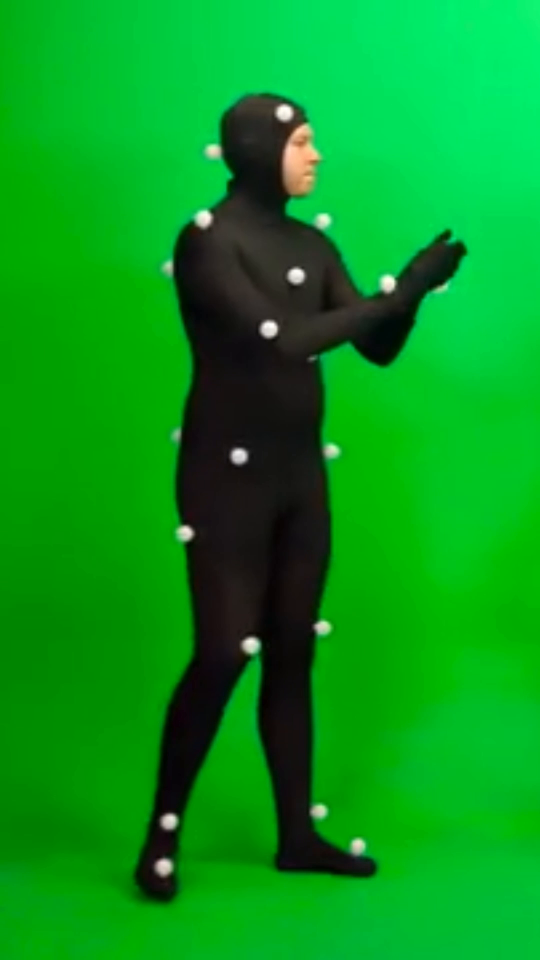
#> input picture frame 9 of data/v01.mp4, 1080 x 1920 px (shown at 1/2 size)
$ jupyter execute 01_get_trajectories.ipynb   (shell and % lines are left out)
#> lines starting #> are read from the running program, lines starting #| are printed output that depends on the picture; after the words box and inside, x2 and y2 are one past the last pixel; in counts of white or black regions, pixels touching at a corner belong together; long printed decimals are rounded
## 1. Imports

[cell 1]
import cv2
import numpy as np
from scipy.optimize import linear_sum_assignment

## 2. Setup

[cell 2]
VIDEO_PATH = r"C:\projects\motion-capture-project\data\v01.mp4"

MIN_AREA = 20
MAX_AREA = 2000
MAX_DISTANCE = 50

LOWER_WHITE = np.array([0, 0, 180])
UPPER_WHITE = np.array([180, 80, 255])

## 3. Function to detect markers

[cell 3]
def detect_markers(frame):
    hsv = cv2.cvtColor(frame, cv2.COLOR_BGR2HSV)

    mask = cv2.inRange(hsv, LOWER_WHITE, UPPER_WHITE)

    kernel = np.ones((5, 5), np.uint8)

    mask = cv2.morphologyEx(mask, cv2.MORPH_OPEN, kernel)
    mask = cv2.morphologyEx(mask, cv2.MORPH_CLOSE, kernel)

    num_labels, labels, stats, centroids = cv2.connectedComponentsWithStats(mask)

    detections = []

    for label in range(1, num_labels):
        x, y, w, h, area = stats[label]

        if area < MIN_AREA:
            continue

        if area > MAX_AREA:
            continue

        cx, cy = centroids[label]
        detections.append([cx, cy])

    return np.array(detections, dtype=np.float32), mask

## 4. Test detection on the first frame

[cell 4]
cap = cv2.VideoCapture(VIDEO_PATH)

ok, frame = cap.read()
#> frame is the input picture: shape (1920, 1080, 3); mean B, G, R 28.4, 151.4, 6.4
cap.release()

detections, mask = detect_markers(frame)
#> in detect_markers, `hsv = cv2.cvtColor(frame, cv2.COLOR_BGR2HSV)`: hsv: shape (1920, 1080, 3); mean H, S, V 62.5, 223, 152
#> in detect_markers, `mask = cv2.inRange(hsv, LOWER_WHITE, UPPER_WHITE)`:
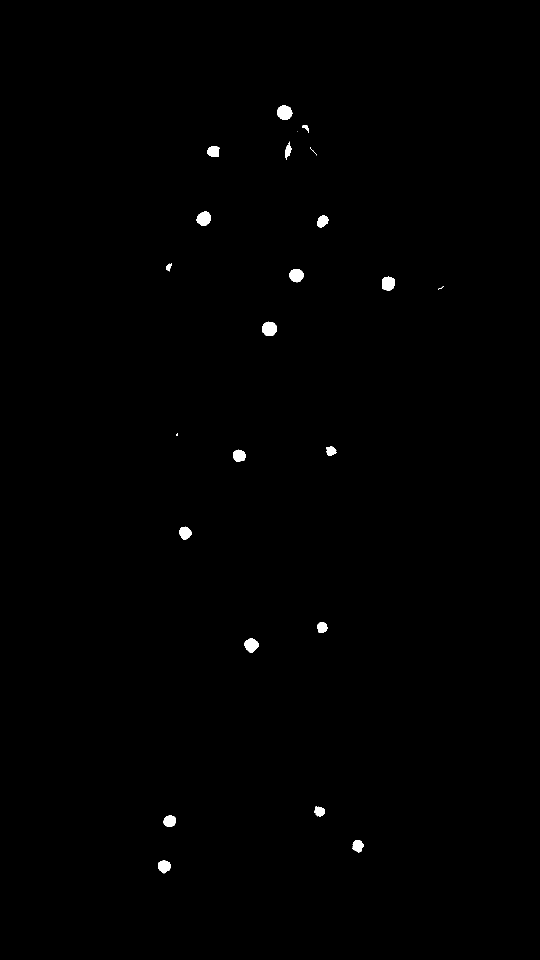
#> mask: shape (1920, 1080) (shown at 1/2 size); 0.41% white; 27 white regions (7 under 20 px), largest, box (x1, y1, x2, y2) and area: (554, 210, 585, 240) 692, (524, 643, 554, 672) 667, (392, 423, 422, 452) 630
#> in detect_markers, `mask = cv2.morphologyEx(mask, cv2.MORPH_OPEN, kernel)`: mask: shape (1920, 1080); 0.4% white; 19 white regions, largest, box (x1, y1, x2, y2) and area: (554, 211, 584, 240) 686, (525, 644, 554, 672) 663, (394, 423, 422, 452) 625
#> in detect_markers, `num_labels, labels, stats, centroids = cv2.connectedComponentsWithStat..`: labels: shape (1920, 1080) int32; 20 distinct labels, from 0 to 19
#> in detect_markers, `num_labels, labels, stats, centroids = cv2.connectedComponentsWithStat..`: num_labels = 20; stats = 20 rows, first 6: [0, 0, 1080, 1920, 2065337], [554, 211, 30, 29, 686], [606, 250, 10, 8, 65], [571, 291, 11, 23, 206], [414, 292, 24, 22, 451], [394, 423, 28, 29, 625]; centroids = 20 rows, first 8: [539.5, 959.9], [568.7, 224.8], [610.8, 253.5], [575.9, 301.9], [426.4, 302.6], [407.5, 436.8], [644.6, 442], [336.6, 533.7]
#> the loop in detect_markers, `for label in range(1, num_labels):` made 19 passes
#> (x, y, w, h, area, cx, cy) on passes 1 to 12: (554, 211, 30, 29, 686, 568.7, 224.8), (606, 250, 10, 8, 65, 610.8, 253.5), (571, 291, 11, 23, 206, 575.9, 301.9), (414, 292, 24, 22, 451, 426.4, 302.6), (394, 423, 28, 29, 625, 407.5, 436.8), (634, 430, 22, 25, 417, 644.6, 442), (332, 528, 10, 12, 100, 336.6, 533.7), (579, 538, 28, 26, 593, 592.5, 550.5), (764, 554, 26, 27, 608, 776, 566.6), (525, 644, 29, 28, 663, 538.6, 657.3), (654, 893, 18, 19, 284, 661.8, 901.8), (466, 900, 25, 23, 481, 477.9, 911.1)
#> after the loop in detect_markers, `for label in range(1, num_labels):`: detections = 19 items, first 6: [568.7, 224.8], [610.8, 253.5], [575.9, 301.9], [426.4, 302.6], [407.5, 436.8], [644.6, 442]
#> detections = 19 rows, first 8: [568.7, 224.8], [610.8, 253.5], [575.9, 301.9], [426.4, 302.6], [407.5, 436.8], [644.6, 442], [336.6, 533.7], [592.5, 550.5]

print("Detecciones:", len(detections))
#| Detecciones: 19
print(detections[:10])
#| [[568.742   224.797]
#|  [610.7846  253.477]
#|  [575.8641  301.893]
#|  [426.366 302.6142 ]
#|  [407.4784  436.8128 ]
#|  [644.5731  442.0024 ]
#|  [336.57    533.71   ]
#|  [592.477 550.5059 ]
#|  [776.015 566.5559 ]
#|  [538.6229  657.2896 ]]

## 5. View detections

[cell 5]
debug = frame.copy()

for x, y in detections:
    cv2.circle(debug, (int(x), int(y)), 6, (0, 0, 255), 2)
#> this loop made 19 passes
#> (x, y) on passes 1 to 12: (568.7, 224.8), (610.8, 253.5), (575.9, 301.9), (426.4, 302.6), (407.5, 436.8), (644.6, 442), (336.6, 533.7), (592.5, 550.5), (776, 566.6), (538.6, 657.3), (661.8, 901.8), (477.9, 911.1)
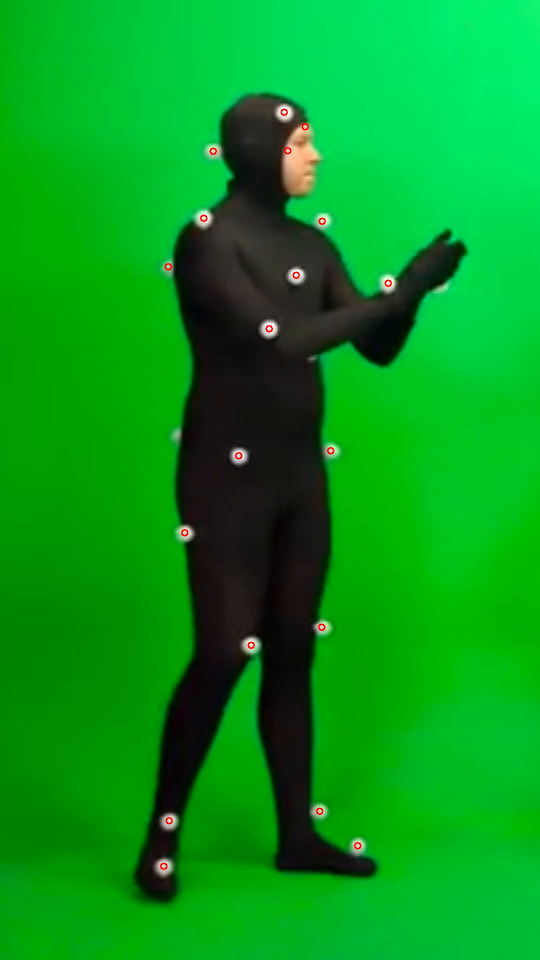
#> debug: shape (1920, 1080, 3) (shown at 1/2 size); 0.1% of pixels changed, all inside (x1, y1, x2, y2) = (320, 217, 784, 1740)

cv2.imwrite("debug_detections_frame0.png", debug)
cv2.imwrite("debug_mask_frame0.png", mask)

print("Saved: debug_detections_frame0.png")
print("Saved: debug_mask_frame0.png")

## 6. Create Kalman

[cell 6]
def create_kalman(x, y):
    kf = cv2.KalmanFilter(4, 2)

    kf.transitionMatrix = np.array([
        [1, 0, 1, 0],
        [0, 1, 0, 1],
        [0, 0, 1, 0],
        [0, 0, 0, 1],
    ], dtype=np.float32)

    kf.measurementMatrix = np.array([
        [1, 0, 0, 0],
        [0, 1, 0, 0],
    ], dtype=np.float32)

    kf.processNoiseCov = np.eye(4, dtype=np.float32) * 0.03
    kf.measurementNoiseCov = np.eye(2, dtype=np.float32) * 1.0
    kf.errorCovPost = np.eye(4, dtype=np.float32)

    kf.statePost = np.array([[x], [y], [0], [0]], dtype=np.float32)

    return kf

## 7. Run full tracking run

[cell 7]
MAX_MISSING_FRAMES = 30

cap = cv2.VideoCapture(VIDEO_PATH)

tracks = []
frame_idx = 0

while True:
    ok, frame = cap.read()
    if not ok:
        break

    detections, mask = detect_markers(frame)
#> the loop in detect_markers (call 2), `for label in range(1, num_labels):` made 19 passes

    if frame_idx == 0:
        for x, y in detections:
            tracks.append({
                "kalman": create_kalman(x, y),
                "history": [[x, y]],
                "missing": 0,
                "active": True
            })
#> after the loop, tracks = 19 items

    else:
        predictions = []

        for track in tracks:
            pred = track["kalman"].predict()
            predictions.append([pred[0, 0], pred[1, 0]])

        predictions = np.array(predictions, dtype=np.float32)

        if len(detections) > 0 and len(predictions) > 0:
            cost = np.zeros((len(predictions), len(detections)), dtype=np.float32)

            for i, pred in enumerate(predictions):
                for j, det in enumerate(detections):
                    cost[i, j] = np.linalg.norm(pred - det)

            rows, cols = linear_sum_assignment(cost)

            assigned_tracks = set()
            assigned_detections = set()

            for r, c in zip(rows, cols):
                if tracks[r]["missing"] > MAX_MISSING_FRAMES:
                    continue

                if cost[r, c] > MAX_DISTANCE:
                    continue

                x, y = detections[c]

                measurement = np.array([[x], [y]], dtype=np.float32)
                tracks[r]["kalman"].correct(measurement)

                tracks[r]["history"].append([x, y])
                tracks[r]["missing"] = 0
                tracks[r]["active"] = True

                assigned_tracks.add(r)
                assigned_detections.add(c)

            for i, track in enumerate(tracks):
                if i not in assigned_tracks:
                    pred = predictions[i]

                    if track["missing"] <= MAX_MISSING_FRAMES:
                        #track["history"].append([pred[0], pred[1]])
                        track["history"].append([np.nan, np.nan])
                        track["missing"] += 1
                        track["active"] = False
                    else:
                        track["history"].append([np.nan, np.nan])

            for j, det in enumerate(detections):
                if j not in assigned_detections:
                    x, y = det

                    tracks.append({
                        "kalman": create_kalman(x, y),
                        "history": [[np.nan, np.nan]] * frame_idx + [[x, y]],
                        "missing": 0,
                        "active": True
                    })

        else:
            for track in tracks:
                pred = track["kalman"].predict()

                if track["missing"] <= MAX_MISSING_FRAMES:
                    #track["history"].append([pred[0, 0], pred[1, 0]])
                    track["history"].append([np.nan, np.nan])
                    track["missing"] += 1
                    track["active"] = False
                else:
                    track["history"].append([np.nan, np.nan])

    frame_idx += 1

cap.release()

print("Frames procesados:", frame_idx)
print("Tracks encontrados:", len(tracks))

$ run again, starting later in the video
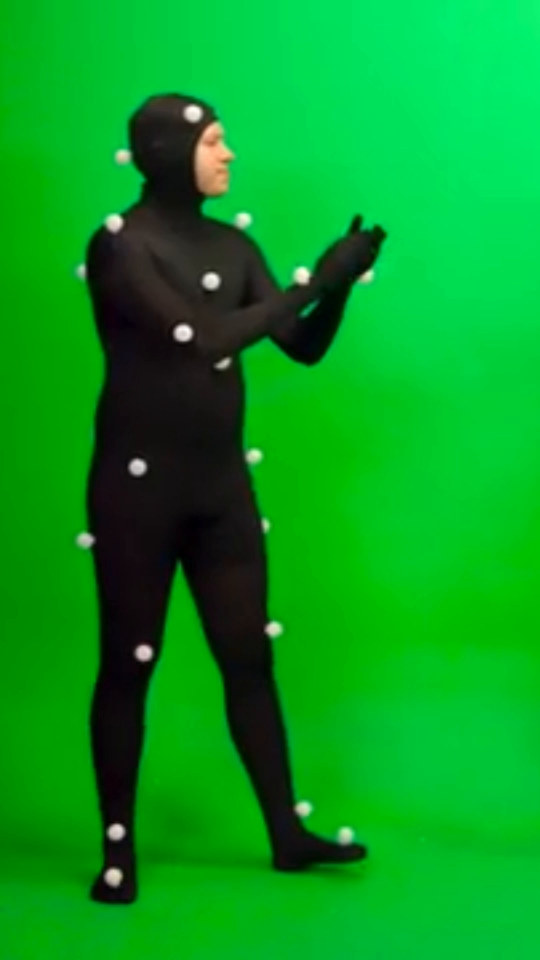
#> input picture frame 40 of data/v01.mp4, 1080 x 1920 px (shown at 1/2 size)
#> frame is the input picture: shape (1920, 1080, 3); mean B, G, R 32.9, 154.2, 6.2
#> hsv: shape (1920, 1080, 3); mean H, S, V 67.1, 223.3, 155
#> in detect_markers, `mask = cv2.inRange(hsv, LOWER_WHITE, UPPER_WHITE)`:
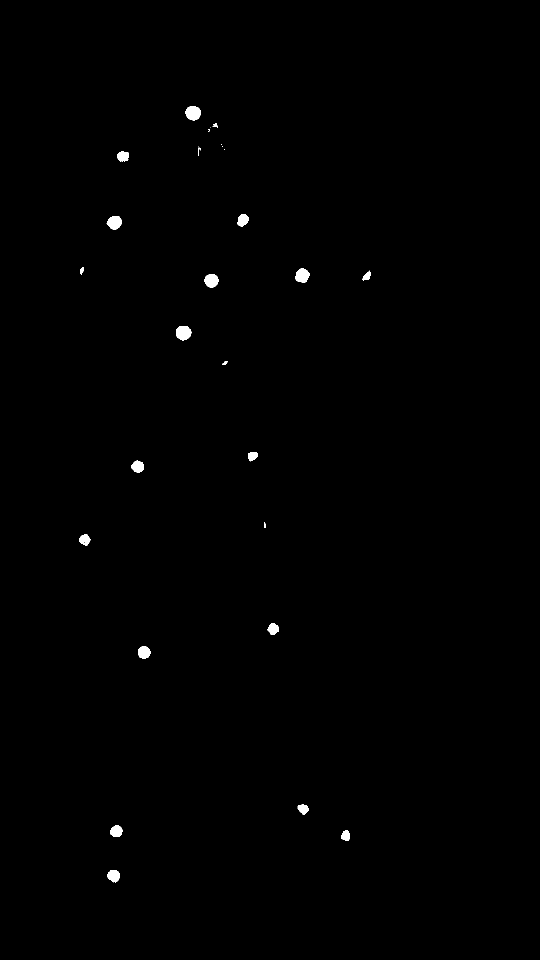
#> mask: shape (1920, 1080) (shown at 1/2 size); 0.39% white; 31 white regions (10 under 20 px), largest, box (x1, y1, x2, y2) and area: (352, 652, 383, 681) 703, (371, 212, 402, 241) 694, (590, 536, 620, 565) 628
#> labels: shape (1920, 1080) int32; 20 distinct labels, from 0 to 19
#> num_labels = 20; stats = 20 rows, first 6: [0, 0, 1080, 1920, 2065818], [371, 213, 31, 28, 690], [428, 248, 6, 6, 36], [234, 302, 23, 20, 385], [475, 428, 23, 25, 436], [214, 432, 29, 27, 616]; centroids = 20 rows, first 8: [540.1, 959.9], [386, 225.9], [430.5, 250.5], [245.5, 312], [485.6, 439.7], [228.6, 444.5], [163.3, 540.3], [604.2, 550.6]
#> the loop in detect_markers, `for label in range(1, num_labels):` made 19 passes
#> (x, y, w, h, area, cx, cy) on passes 1 to 8: (371, 213, 31, 28, 690, 386, 225.9), (428, 248, 6, 6, 36, 430.5, 250.5), (234, 302, 23, 20, 385, 245.5, 312), (475, 428, 23, 25, 436, 485.6, 439.7), (214, 432, 29, 27, 616, 228.6, 444.5), (160, 536, 8, 10, 68, 163.3, 540.3), (591, 536, 28, 29, 622, 604.2, 550.6), (726, 544, 16, 16, 187, 734.1, 552.2)
#> after the loop in detect_markers, `for label in range(1, num_labels):`: detections = 19 items, first 6: [386, 225.9], [430.5, 250.5], [245.5, 312], [485.6, 439.7], [228.6, 444.5], [163.3, 540.3]
#> `detections, mask = detect_markers(frame)`: detections = 19 rows, first 8: [386, 225.9], [430.5, 250.5], [245.5, 312], [485.6, 439.7], [228.6, 444.5], [163.3, 540.3], [604.2, 550.6], [734.1, 552.2]
#| Detecciones: 19
#| [[385.990 225.871]
#|  [430.5     250.5    ]
#|  [245.548 312.013  ]
#|  [485.555 439.681]
#|  [228.615 444.495]
#|  [163.338 540.338]
#> (further printed lines are left out)
#> the loop `for x, y in detections:` made 19 passes
#> after the loop `for x, y in detections:`:
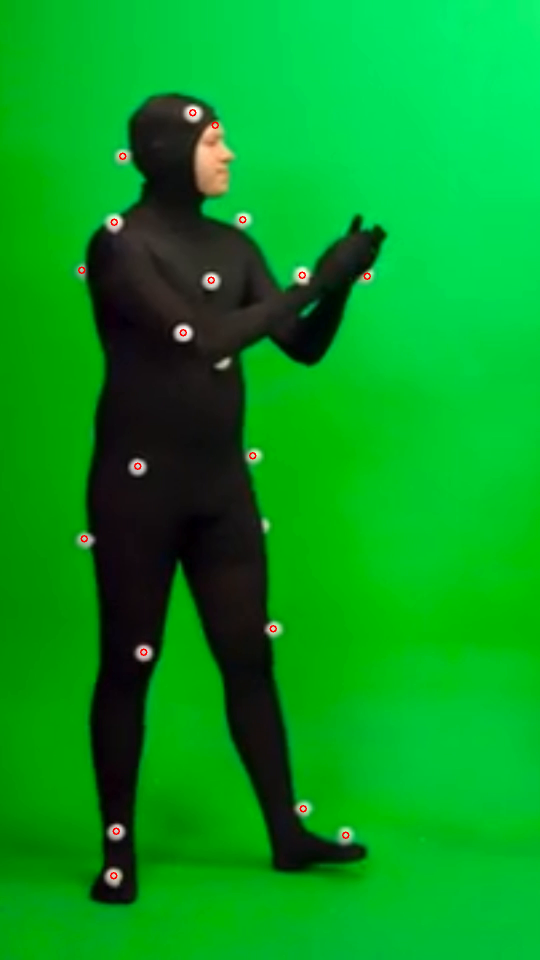
#> debug: shape (1920, 1080, 3) (shown at 1/2 size); 0.1% of pixels changed, all inside (x1, y1, x2, y2) = (156, 218, 742, 1759)
#> the loop in detect_markers (call 2), `for label in range(1, num_labels):` made 19 passes
#> after the loop `for x, y in detections:`: tracks = 19 items

$ run again, starting later in the video
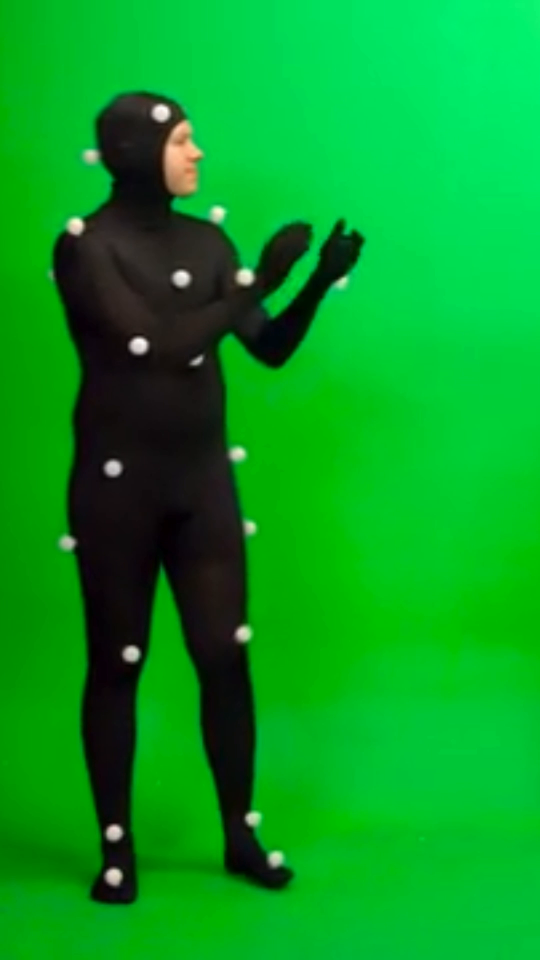
#> input picture frame 72 of data/v01.mp4, 1080 x 1920 px (shown at 1/2 size)
#> frame is the input picture: shape (1920, 1080, 3); mean B, G, R 34.4, 155.3, 6.1
#> hsv: shape (1920, 1080, 3); mean H, S, V 67.5, 224, 156.3
#> in detect_markers, `mask = cv2.inRange(hsv, LOWER_WHITE, UPPER_WHITE)`:
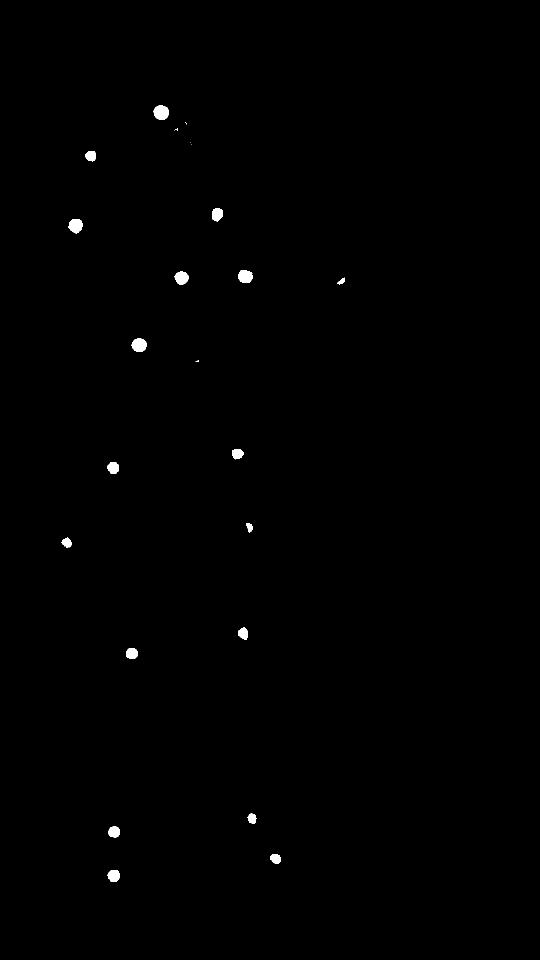
#> mask: shape (1920, 1080) (shown at 1/2 size); 0.37% white; 28 white regions (10 under 20 px), largest, box (x1, y1, x2, y2) and area: (307, 210, 338, 240) 706, (263, 677, 293, 704) 639, (136, 438, 165, 467) 628
#> labels: shape (1920, 1080) int32; 19 distinct labels, from 0 to 18
#> num_labels = 19; stats = 19 rows, first 6: [0, 0, 1080, 1920, 2066084], [308, 211, 30, 29, 698], [171, 302, 20, 20, 357], [424, 416, 22, 26, 478], [138, 438, 27, 28, 618], [477, 540, 28, 26, 607]; centroids = 19 rows, first 8: [540.2, 959.8], [322.2, 224.8], [181.2, 311.5], [434.3, 428.2], [151.1, 450.8], [490.3, 552.5], [363, 555.4], [683.6, 562.1]
#> the loop in detect_markers, `for label in range(1, num_labels):` made 18 passes
#> (x, y, w, h, area, cx, cy) on passes 1 to 8: (308, 211, 30, 29, 698, 322.2, 224.8), (171, 302, 20, 20, 357, 181.2, 311.5), (424, 416, 22, 26, 478, 434.3, 428.2), (138, 438, 27, 28, 618, 151.1, 450.8), (477, 540, 28, 26, 607, 490.3, 552.5), (350, 543, 27, 26, 551, 363, 555.4), (677, 556, 13, 12, 110, 683.6, 562.1), (264, 677, 29, 26, 633, 278, 689.8)
#> after the loop in detect_markers, `for label in range(1, num_labels):`: detections = 18 items, first 6: [322.2, 224.8], [181.2, 311.5], [434.3, 428.2], [151.1, 450.8], [490.3, 552.5], [363, 555.4]
#> `detections, mask = detect_markers(frame)`: detections = 18 rows, first 8: [322.2, 224.8], [181.2, 311.5], [434.3, 428.2], [151.1, 450.8], [490.3, 552.5], [363, 555.4], [683.6, 562.1], [278, 689.8]
#| Detecciones: 18
#| [[322.2407  224.821]
#|  [181.179 311.4902 ]
#|  [434.251 428.228]
#|  [151.0809  450.825]
#|  [490.344 552.4613 ]
#|  [362.956 555.4029 ]
#> (further printed lines are left out)
#> the loop `for x, y in detections:` made 18 passes
#> after the loop `for x, y in detections:`:
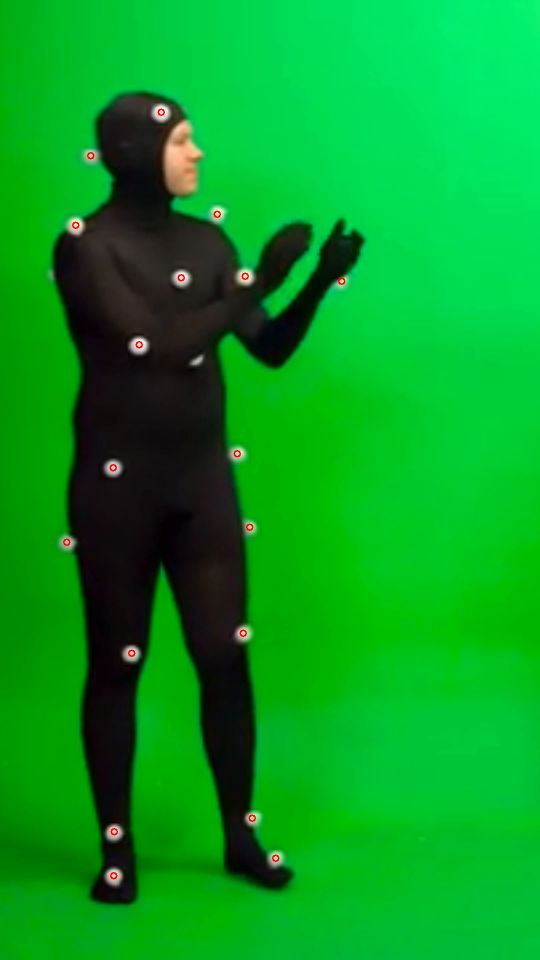
#> debug: shape (1920, 1080, 3) (shown at 1/2 size); 0.1% of pixels changed, all inside (x1, y1, x2, y2) = (126, 217, 691, 1759)
#> the loop in detect_markers (call 2), `for label in range(1, num_labels):` made 18 passes
#> after the loop `for x, y in detections:`: tracks = 18 items
